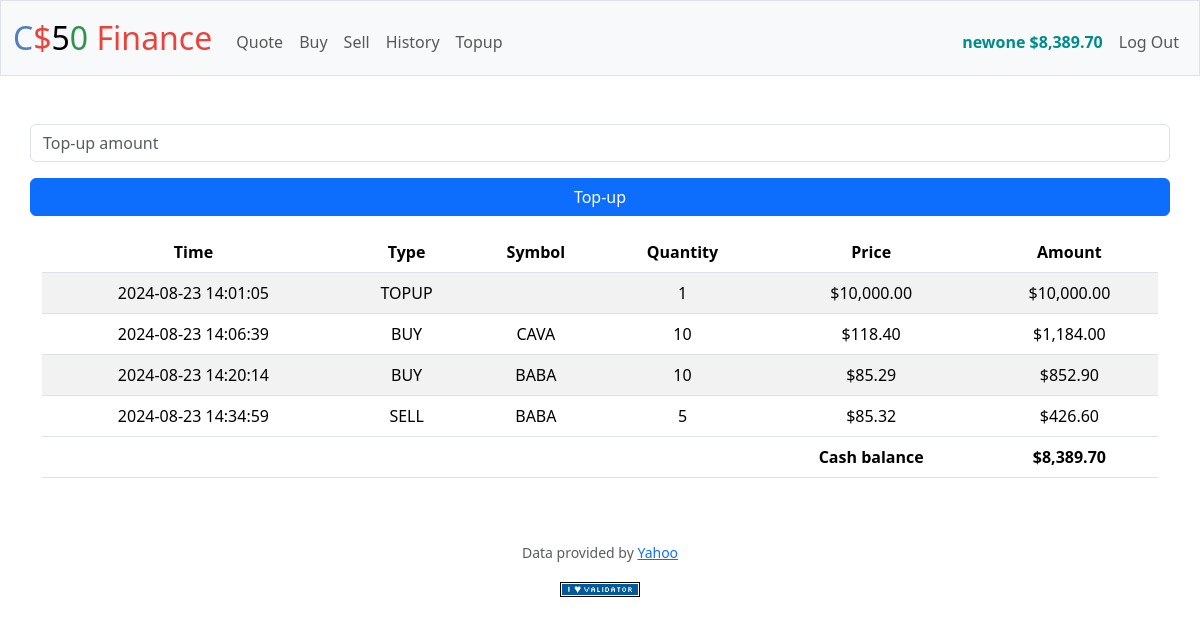
Before: /topup (signed in) with the older database file.
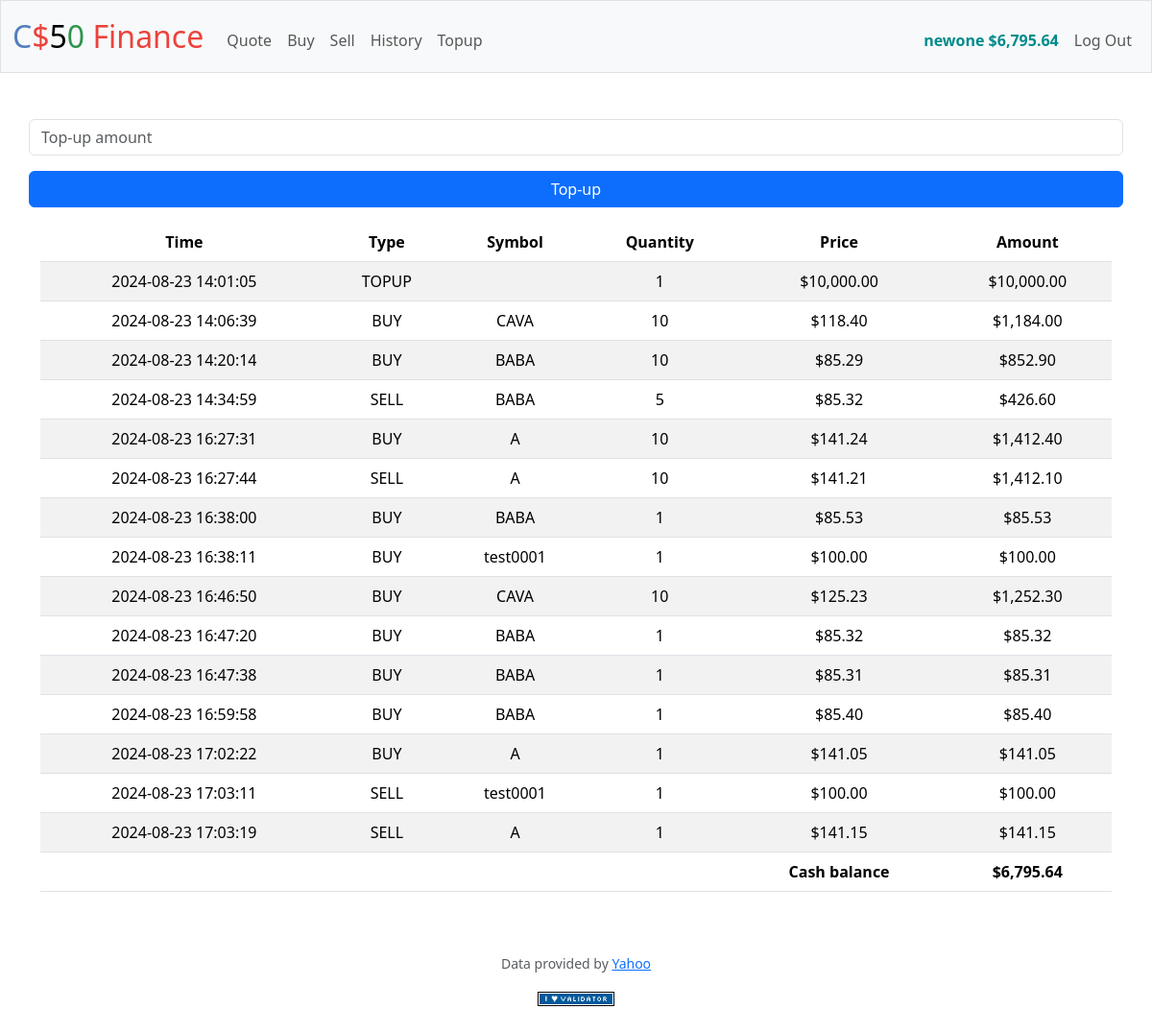
After: the same page with the newer database file.
### tables this page shows
CREATE TABLE user_transaction (
    id INTEGER PRIMARY KEY AUTOINCREMENT NOT NULL,
    user_id INTEGER NOT NULL,
    transation_time TIMESTAMP DEFAULT CURRENT_TIMESTAMP,
    transation_type_id INTEGER NOT NULL,
    symbol TEXT DEFAULT NULL,
    quantity INTEGER NOT NULL DEFAULT 1,
    price REAL NOT NULL,
    amount REAL NOT NULL GENERATED ALWAYS AS (quantity * price),
    FOREIGN KEY(user_id) REFERENCES users(id) FOREIGN KEY(transation_type_id) REFERENCES transaction_type(id)
);

CREATE TABLE transaction_type(
    id INTEGER PRIMARY KEY AUTOINCREMENT NOT NULL,
    name TEXT NOT NULL,
    TYPE TEXT NOT NULL CHECK (TYPE IN ('credit', 'debit'))
);

### app.py (the view, shortened to what this page needs)
@app.route("/topup", methods=["GET", "POST"])
@login_required
def topup():
    try:
        result = db.execute(SQL_USER_HISTORY, session["user_id"])
        return do_render("topup.html",  history=result)
    except Exception as e:
        return do_report(str(e), "warning")

### app.py (called while the page is built)
@app.after_request
def after_request(response):
    response.headers["Cache-Control"] = "no-cache, no-store, must-revalidate"
    response.headers["Expires"] = 0
    response.headers["Pragma"] = "no-cache"
    return response

def do_render(*args, **kwargs):
    if session.get("user_id"):
        user_data = db.execute(SQL_GET_USER_DATA, session["user_id"])[0]
        return render_template(*args, **kwargs, user_data=user_data)
    return render_template(*args, **kwargs)

### helpers.py (called while the page is built)
def login_required(f):
    @wraps(f)
    def decorated_function(*args, **kwargs):
        if session.get("user_id") is None:
            return redirect("/login")
        return f(*args, **kwargs)
    return decorated_function

def usd(value):
    return f"${value:,.2f}"

### templates/topup.html (shortened to what this page needs)
{% extends "layout.html" %}
{% block main %}
    <form action="/topup" method="post">
        <div class="mb-3 row">
            <input autocomplete="off"
                   autofocus
                   class="form-control mx-auto w-100"
                   name="amount"
                   placeholder="Top-up amount"
                   type="text">
        </div>
        <div class="mb-3 row">
            <button class="btn btn-primary" type="submit">Top-up</button>
        </div>
    </form>
    {% if history %}
    <table class="table table-striped">
        <thead >
            <tr>
                <th scope="col">Time</th>
                <th scope="col">Type</th>
                <th scope="col">Symbol</th>
                <th scope="col">Quantity</th>
                <th scope="col">Price</th>
                <th scope="col">Amount</th>
            </tr>
        </thead>
        <tbody>
            {% for item in history %}
                <tr>
                    <td>{{ item["time"] }}</td>
                    <td>{{ item["name"] }}</td>
                    <td>{% if item["symbol"] %}
                        {{ item["symbol"] }}
                    {% endif %}</td>
                    <td>{{ item["quantity"] }}</td>
                    <td>{{ item["price"] | usd }}</td>
                    <td>{{ item["amount"] | usd }}</td>
                </tr>
            {% endfor %}
        </tbody>
        <tfoot>
            <tr>
                <td></td>
                <td></td>
                <td></td>
                <td></td>
                <td>Cash balance</td>
                <td>{{ history | sum(attribute='balance_amount') | usd }}</td>
            </tr>
        </tfoot>
    </table>
{% endif %}
{% endblock %}

### templates/layout.html (shortened to what this page needs)
<!DOCTYPE html>
<html lang="en">
    <head>
        <link href="https://cdn.jsdelivr.net/npm/bootstrap@5.3.3/dist/css/bootstrap.min.css"
              rel="stylesheet"
>
        <link href="/static/styles.css" rel="stylesheet">
    </head>
    <body>
        <nav class="bg-light border navbar navbar-expand-md navbar-light">
            <div class="container-fluid">
                <a class="navbar-brand" href="/"><span class="blue">C</span><span class="red">$</span><span class="yellow">5</span><span class="green">0</span> <span class="red">Finance</span></a>
                <div class="collapse navbar-collapse" id="navbar">
                    {% if session["user_id"] %}
                        <ul class="navbar-nav me-auto mt-2">
                            <li class="nav-item">
                                <a class="nav-link" href="/quote">Quote</a>
                            </li>
                            <li class="nav-item">
                                <a class="nav-link" href="/buy">Buy</a>
                            </li>
                            <li class="nav-item">
                                <a class="nav-link" href="/sell">Sell</a>
                            </li>
                            <li class="nav-item">
                                <a class="nav-link" href="/history">History</a>
                            </li>
                            <li class="nav-item">
                                <a class="nav-link" href="/topup">Topup</a>
                            </li>
                        </ul>
                        <ul class="navbar-nav ms-auto mt-2">
                            {% if user_data %}
                                <li class="nav-item">
                                    <a class="nav-link user" href="/topup">{{ user_data["username"] }} {{ user_data["cash"] | usd }}</a>
                                </li>
                            {% endif %}
                            <li class="nav-item">
                                <a class="nav-link" href="/logout">Log Out</a>
                            </li>
                        </ul>
                    {% endif %}
                </div>
            </div>
        </nav>
        <main class="container py-5 text-center">
            {% block main %}{% endblock %}
        </main>
        <footer class="mb-5">
            <p class="mb-3 small text-center text-muted">
                Data provided by <a href="https://finance.yahoo.com/">Yahoo</a>
            </p>
            <form action="https://validator.w3.org/check"
                  class="text-center"
                  enctype="multipart/form-data"
                  method="post"
                  target="_blank">
                <input alt="Validate" src="/static/I_heart_validator.png" type="image">
            </form>
        </footer>
    </body>
</html>

Changed rows visible on the page:
added user_transaction: time "2024-08-23 16:27:31", name "BUY", symbol "A", quantity "10", price "$141.24", amount "$1,412.40"
added user_transaction: time "2024-08-23 16:27:44", name "SELL", symbol "A", quantity "10", price "$141.21", amount "$1,412.10"
added user_transaction: time "2024-08-23 16:38:00", name "BUY", symbol "BABA", quantity "1", price "$85.53", amount "$85.53"
now on this page (row unchanged): transaction_type: time "2024-08-23 16:38:11", name "BUY", symbol "test0001", quantity "1", price "$100.00", amount "$100.00"
added user_transaction: time "2024-08-23 16:46:50", name "BUY", symbol "CAVA", quantity "10", price "$125.23", amount "$1,252.30"
added user_transaction: time "2024-08-23 16:47:20", name "BUY", symbol "BABA", quantity "1", price "$85.32", amount "$85.32"
added user_transaction: time "2024-08-23 16:47:38", name "BUY", symbol "BABA", quantity "1", price "$85.31", amount "$85.31"
added user_transaction: time "2024-08-23 16:59:58", name "BUY", symbol "BABA", quantity "1", price "$85.40", amount "$85.40"
added user_transaction: time "2024-08-23 17:02:22", name "BUY", symbol "A", quantity "1", price "$141.05", amount "$141.05"
now on this page (row unchanged): transaction_type: time "2024-08-23 17:03:11", name "SELL", symbol "test0001", quantity "1", price "$100.00", amount "$100.00"
added user_transaction: time "2024-08-23 17:03:19", name "SELL", symbol "A", quantity "1", price "$141.15", amount "$141.15"
Other visible differences:
{{ user_data["cash"] | usd }}: "$8,389.70" → "$6,795.64"
{{ history | sum(attribute='balance_amount') | usd }}: "$8,389.70" → "$6,795.64"
